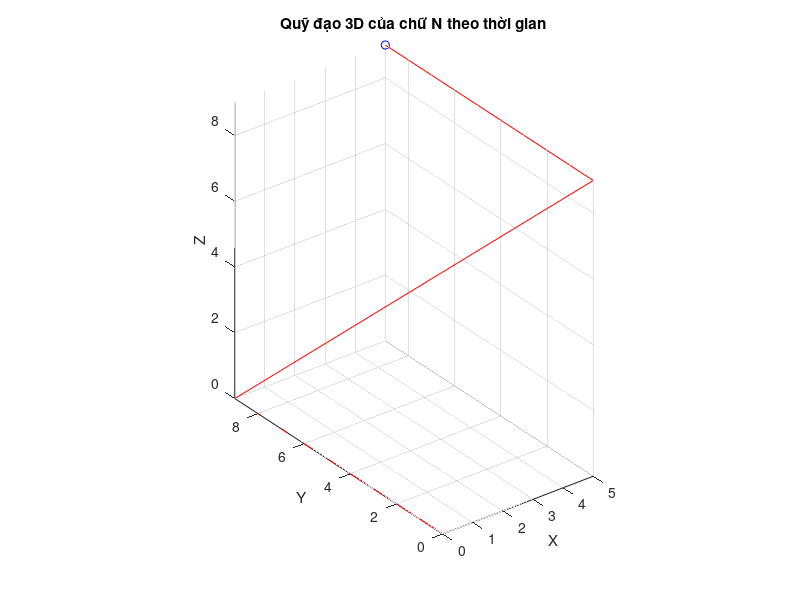

MATLAB code to generate this figure:
% Tạo dữ liệu cho chữ "N"
x = [];
y = [];
z = [];
t = []; % Thời gian

% Đường thẳng đứng trái
x = [x, zeros(1, 10)];
y = [y, linspace(0, 9, 10)];
z = [z, zeros(1, 10)];
t = [t, linspace(0, 9, 10)];

% Đường chéo giữa
x = [x, linspace(0, 5, 10)];
y = [y, linspace(9, 0, 10)];
z = [z, linspace(0, 9, 10)];
t = [t, linspace(10, 19, 10)];

% Đường thẳng đứng phải
x = [x, 5*ones(1, 10)];
y = [y, linspace(0, 9, 10)];
z = [z, 9*ones(1, 10)];
t = [t, linspace(20, 29, 10)];

% Vẽ chữ "N" trong không gian 3D theo thời gian
figure;
comet3(x, y, z);

% Thiết lập nhãn trục
xlabel('X');
ylabel('Y');
zlabel('Z');

% Thiết lập tiêu đề
title('Quỹ đạo 3D của chữ N theo thời gian');

% Hiển thị lưới
grid on;

% Thiết lập tỷ lệ trục để hiển thị tốt hơn
axis equal;